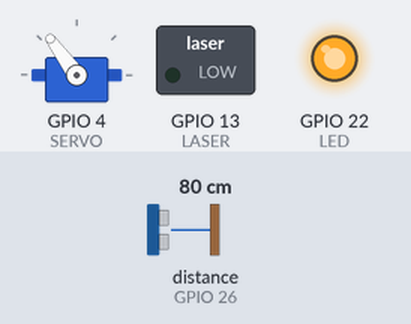
A program run on a simulated Raspberry Pi (BCM pin numbers). Shown: servo, switched loads named in the program (green lamp = pin HIGH), output pins drawn as LEDs (lit = HIGH). The inputs (shaded band) are chosen by the test bench; at power-on: distance to the obstacle (sensor on GPIO 26) 80 cm. The echo pulse lasts 58.3 µs per cm; servo angles are drawn from the pulse width (0.5 ms = 0°, 2.5 ms = 180°); the clock reads 2024-03-15 10:24:30 at power-on unless the program sets it; pins used as bus, display or sensor lines are not drawn.

Above: at 2.27 s.
2.3 s: distance to the obstacle (sensor on GPIO 26) set to 2 cm
At 3.03 s:
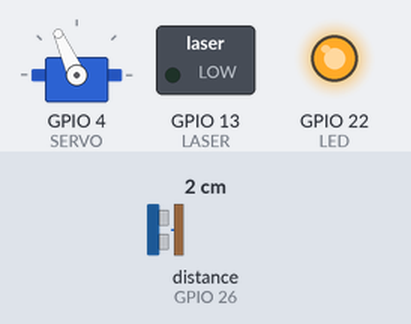
5.3 s: distance to the obstacle (sensor on GPIO 26) set to 250 cm
At 12.3 s:
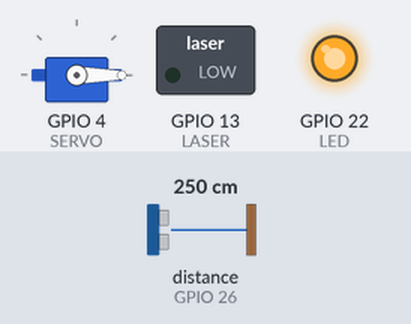
Timing chart, 0 to 14.3 s (numbered marks = the images above; inputs shaded):
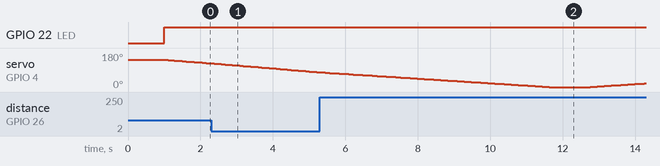

The program:

client.py
```python
import RPi.GPIO as GPIO
from config import serverName, serverPort
import socket
import time
import numpy as np
import sys
import os

ITERATION = 20
MIN = ITERATION * 20 / 100
MAX = ITERATION - MIN
CYCLE = 181
TOLLERATION = 2.0

GPIO.setmode(GPIO.BCM)
GPIO.setwarnings(False)

# PIN
TRIG = 19
ECHO = 26
SERVO = 4
LASER = 13
LED = 22

GPIO.setup(TRIG, GPIO.OUT)
GPIO.setup(ECHO, GPIO.IN)
GPIO.setup(SERVO, GPIO.OUT)
GPIO.setup(LASER, GPIO.OUT)
GPIO.setup(LED, GPIO.OUT)

p = GPIO.PWM(SERVO, 50)
# Move servo to initial position
dc = 10.5
p.start(dc)

angleSleep = 0.05

clientSocket = socket.socket(socket.AF_INET, socket.SOCK_DGRAM)
time.sleep(1)

# StaticElement dictionar between first and second relevations
staticElement = {}

# First and Second revelations array
first_index = []
second_index = []

def measure():
    GPIO.output(TRIG, False)
    GPIO.output(TRIG, True)  # Set TRIG as HIGH
    time.sleep(0.00001)
    GPIO.output(TRIG, False)  # Set TRIG as LOW

    pulse_start = time.time()
    while GPIO.input(ECHO) == 0:  # Check whether the ECHO is LOW
        pulse_start = time.time()  # Saves the last known time of LOW pulse

    pulse_end = time.time()
    while GPIO.input(ECHO) == 1:  # Check whether the ECHO is HIGH
        pulse_end = time.time()  # Saves the last known time of HIGH pulse

    pulse_duration = pulse_end - pulse_start  # Get pulse duration to a variable

    distance = pulse_duration * 17150
    distance = round(distance, 2)  # Round to two decimal points
    if distance > 50: #Out of Range
        distance = 51
    return distance


def measure_average():
    stack = []
    for i in range(ITERATION):
        dist = measure()
        stack.append(float(dist))
    stack.sort()
    nuovo_stack = stack[int(MIN):int(MAX)]
    avg = float(np.mean(nuovo_stack))
    avg = round(avg, 2)
    return avg

# Convert angle into DutyCycle and move servo
def config_servo(angle):
    dc = angle * 2 / 45.0 + 2.5
    p.ChangeDutyCycle(dc)

# Send distance, angle to radar
def send_message(distance, angle):
    message = str(distance)+"@"+str(angle)
    message = message.encode('utf-8')
    clientSocket.sendto(message, (serverName, serverPort))

# Find similar value between first and second relevation
def find_element(array1, array2):
    for i in range(CYCLE):
        firstArrayElement = array1[i]
        secondArrayElement = array2[CYCLE-i-1]
        difference = abs(firstArrayElement-secondArrayElement)
        if(firstArrayElement != 51 and difference < TOLLERATION):

            # Add element
            staticElement[i] = firstArrayElement

def reset_servo_position():
    # Reset radar
    send_message(-3, -3)
    p.ChangeDutyCycle(10.5)
    time.sleep(1)
    global first_index, second_index, staticElement
    # Clean array, dict
    first_index = list()
    second_index = list()
    staticElement = dict()


# Take angle and distance of min value of dictionar
# Send values to radar
# Move servo and Start Laser
def sendAngleLaser(dict):
    if len(dict) == 0:
        print("Nessun Valore Minimo")
        return

    angleLaser, distance = min(dict.items(), key=lambda x: x[1])

    send_message(str(distance), str(CYCLE-angleLaser))
    # Move Servo
    config_servo(CYCLE-angleLaser)
    time.sleep(1)
    # Laser ON
    GPIO.output(LASER, GPIO.HIGH)
    time.sleep(4)
    # Laser OFF
    GPIO.output(LASER, GPIO.LOW)

try:

    while True:

        # LED ON
        GPIO.output(LED, GPIO.HIGH)

        # Sx to Dx
        for angle in range(CYCLE-1, -1, -1):
            config_servo(angle)
            dist = measure()
            first_index.append(dist)
            send_message(dist, angle)
            time.sleep(angleSleep)

        # Change previous targets color
        send_message(-2, -2)
        time.sleep(1)

        # Dx to Sx
        for angle in range(0, CYCLE):
            config_servo(angle)
            dist = measure()
            second_index.append(dist)
            send_message(dist, angle)
            time.sleep(angleSleep)

        # Reset radar targets
        send_message(-1, -1)
        # LED OFF
        GPIO.output(LED, GPIO.LOW)
        find_element(first_index, second_index)
        sendAngleLaser(staticElement)
        reset_servo_position()


except KeyboardInterrupt:
    print("Stop")


finally:
    send_message(-3, -3)
    # clean arrays
    first_index = []
    second_index = []
    p.ChangeDutyCycle(10.5)
    time.sleep(1)
    p.stop()
    clientSocket.close()
    GPIO.cleanup()
    sys.exit()
```

config.py
```python
Emilio = "DESKTOP-2GI939L"
Massi = "DESKTOP-4536CG"
Antonio = ""

serverName = "192.168.1.102"
serverPort = 12000
```
